Frame 1 (no input): blank canvas, image omitted
Frame 60 (no input): blank canvas, image omitted
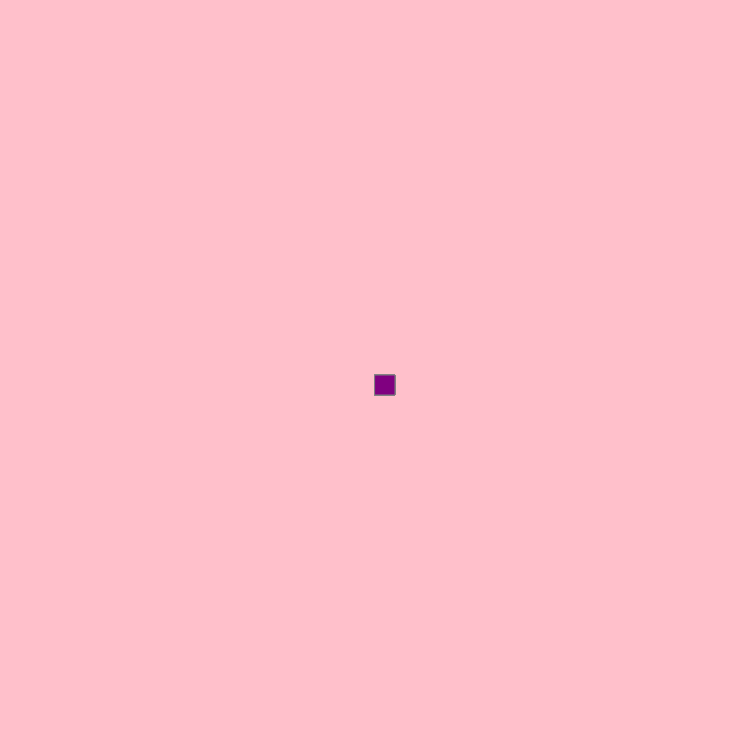
Frame 120 (the mouse pressed at the canvas centre since frame 60)

The p5.js sketch whose frames 1 and 60 were blank and that drew this single picture after the mouse press (run headless with seeded random() and noise() and a simulated clock; from frame 60 on, the mouse is pressed at the canvas centre):

// p5.js sketch
// ── sketch.js
function setup() {
  createCanvas(750, 750);
  background("pink");
}

function draw() {
  stroke("grey");
  fill("purple")
  
  
  if(mouseIsPressed){
  rect(mouseX,mouseY,20,20);
  }
}
